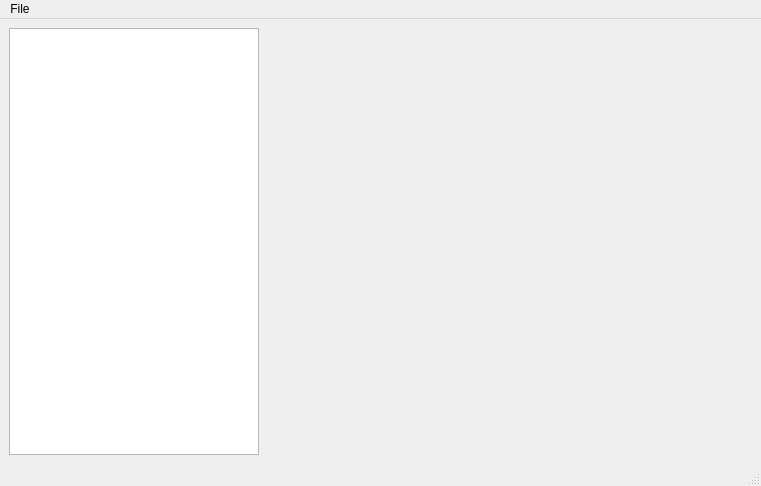
<?xml version="1.0" encoding="UTF-8"?>
<ui version="4.0">
 <class>vatek_factory</class>
 <widget class="QMainWindow" name="vatek_factory">
  <property name="geometry">
   <rect>
    <x>0</x>
    <y>0</y>
    <width>761</width>
    <height>486</height>
   </rect>
  </property>
  <property name="windowTitle">
   <string>vatek_factory</string>
  </property>
  <widget class="QWidget" name="centralwidget">
   <layout class="QHBoxLayout" name="horizontalLayout">
    <item>
     <widget class="qtvUIListStorage" name="lisections">
      <property name="minimumSize">
       <size>
        <width>250</width>
        <height>0</height>
       </size>
      </property>
      <property name="maximumSize">
       <size>
        <width>250</width>
        <height>16777215</height>
       </size>
      </property>
     </widget>
    </item>
    <item>
     <widget class="QStackedWidget" name="stpages"/>
    </item>
   </layout>
  </widget>
  <widget class="QMenuBar" name="menubar">
   <property name="geometry">
    <rect>
     <x>0</x>
     <y>0</y>
     <width>761</width>
     <height>21</height>
    </rect>
   </property>
   <widget class="QMenu" name="menuFile">
    <property name="title">
     <string>File</string>
    </property>
    <addaction name="actionOpen"/>
    <addaction name="actionOpenImage"/>
    <addaction name="actionClose"/>
    <addaction name="separator"/>
    <addaction name="actionBuildImage"/>
   </widget>
   <addaction name="menuFile"/>
  </widget>
  <widget class="QStatusBar" name="statusbar"/>
  <action name="actionOpen">
   <property name="text">
    <string>Open</string>
   </property>
  </action>
  <action name="actionBuildImage">
   <property name="text">
    <string>Build Image</string>
   </property>
  </action>
  <action name="actionClose">
   <property name="text">
    <string>Close</string>
   </property>
  </action>
  <action name="actionOpenImage">
   <property name="text">
    <string>Open Image</string>
   </property>
  </action>
 </widget>
 <customwidgets>
  <customwidget>
   <class>qtvUIListStorage</class>
   <extends>QListWidget</extends>
   <header>ui/base/qtv_ui_storage.h</header>
  </customwidget>
 </customwidgets>
 <resources/>
 <connections/>
</ui>
